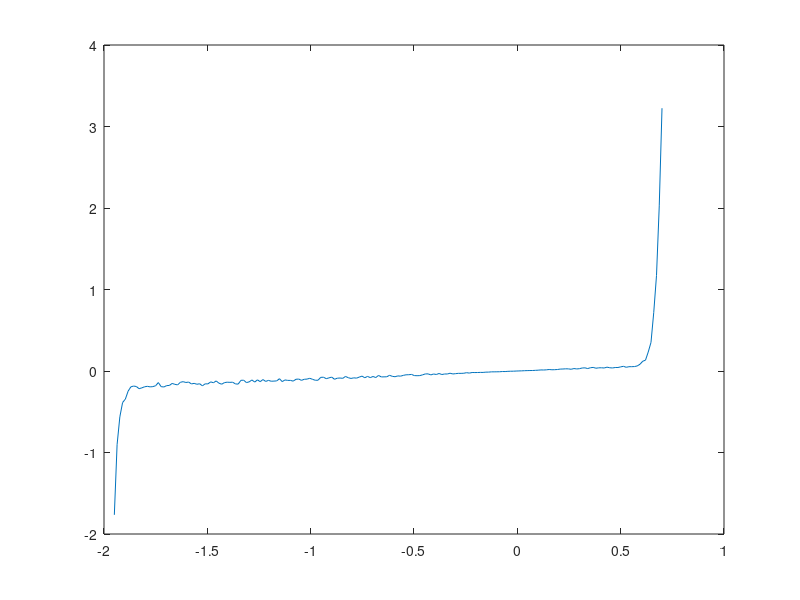
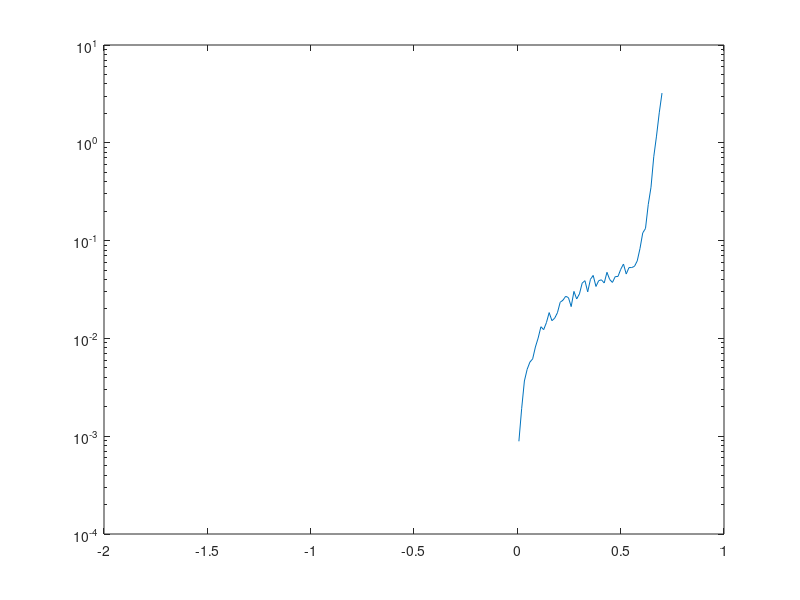
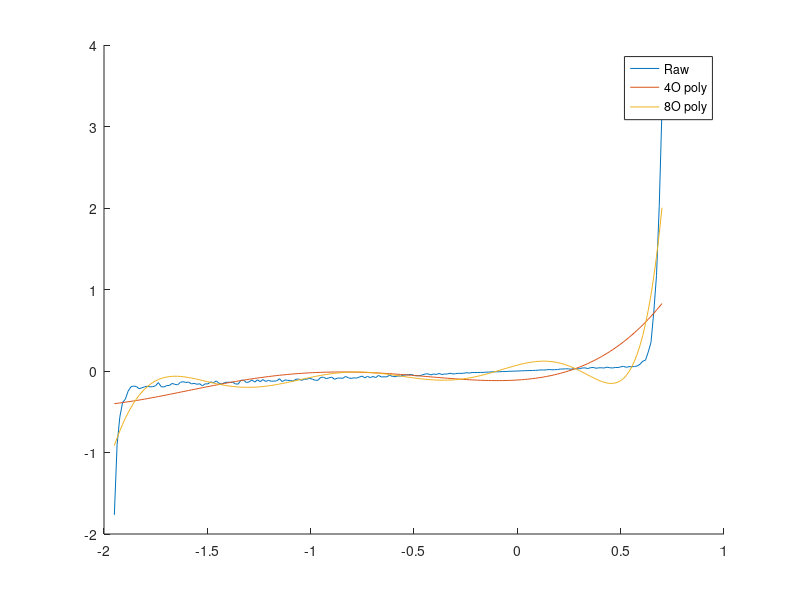
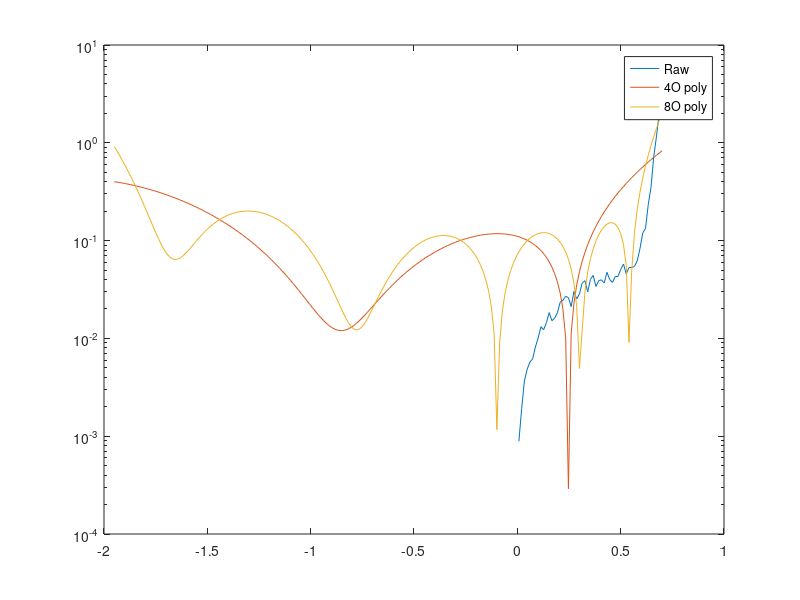

Write the MATLAB code that produced these figures, in order. (Note: this script raises an error after producing the figures.)
close all
clear all
clc

I_s=0.01e-12;
I_b=0.1e-12;
V_b=1.3;
G_p=0.1;


current= @(V) I_s.*(exp(1.2/0.025.*V)-1)+ G_p.*V-I_b.*(exp(-1.2/0.025.*(V+V_b)-1));

V=linspace(-1.95,0.7,200);
I_1=current(V);
I_N=I_1+I_1.*(0.4*rand(1,length(I_1))-0.2);


% figure(1)
% plot(V,I_1)
% 
% figure(2)
% semilogy(V,I_1)


figure(1)
plot(V,I_N)

figure(2)
semilogy(V,I_N)


%% Polynomial fitting
P_4=polyfit(V,I_N,4);
P_8=polyfit(V,I_N,8);



%% Plot graphs
figure(3)
hold on;
plot(V,I_N)
plot(V,polyval(P_4,V));
plot(V,polyval(P_8,V));
hold off;
legend('Raw','4O poly','8O poly');

figure(4)
semilogy(V,I_N)
hold on;
semilogy(V,abs(polyval(P_4,V)));
semilogy(V,abs(polyval(P_8,V)));
hold off;
legend('Raw','4O poly','8O poly');

%% Fit with Function
x=V;
% A=0.01e-12;
% C=0.1e-12;
% D=1.3;
% B=0.1;
%f1 = @(x) A.*(exp(1.2/0.025.*x)-1)+B.*x-C.*(exp(-1.2/0.025.*(x+D)-1));

%a
fo_a=fittype('A.*(exp(1.2/0.025.*x)-1)+0.1.*x-C.*(exp(-1.2/0.025.*(x+1.3)-1))');
ff_a = fit(V',I_N',fo_a);
If_a = ff_a(x);

%b
fo_b=fittype('A.*(exp(1.2/0.025.*x)-1)+B.*x-C.*(exp(-1.2/0.025.*(x+1.3)-1))');
ff_b = fit(V',I_N',fo_b);
If_b = ff_b(x);

%c
fo_c=fittype('A.*(exp(1.2/0.025.*x)-1)+B.*x-C.*(exp(-1.2/0.025.*(x+D)-1))');
ff_c = fit(V',I_N',fo_c);
If_c = ff_c(x);

figure(5)
hold on;
plot(V,I_N);
plot(x,If_a);
plot(x,If_b);
plot(x,If_c);
hold off;
legend('Raw','AC','ABC','ABCD');


figure(6)
semilogy(V,I_N);
hold on;
semilogy(x,abs(If_a));
semilogy(x,abs(If_b));
semilogy(x,abs(If_c));
hold off;
legend('Raw','AC','ABC','ABCD');
